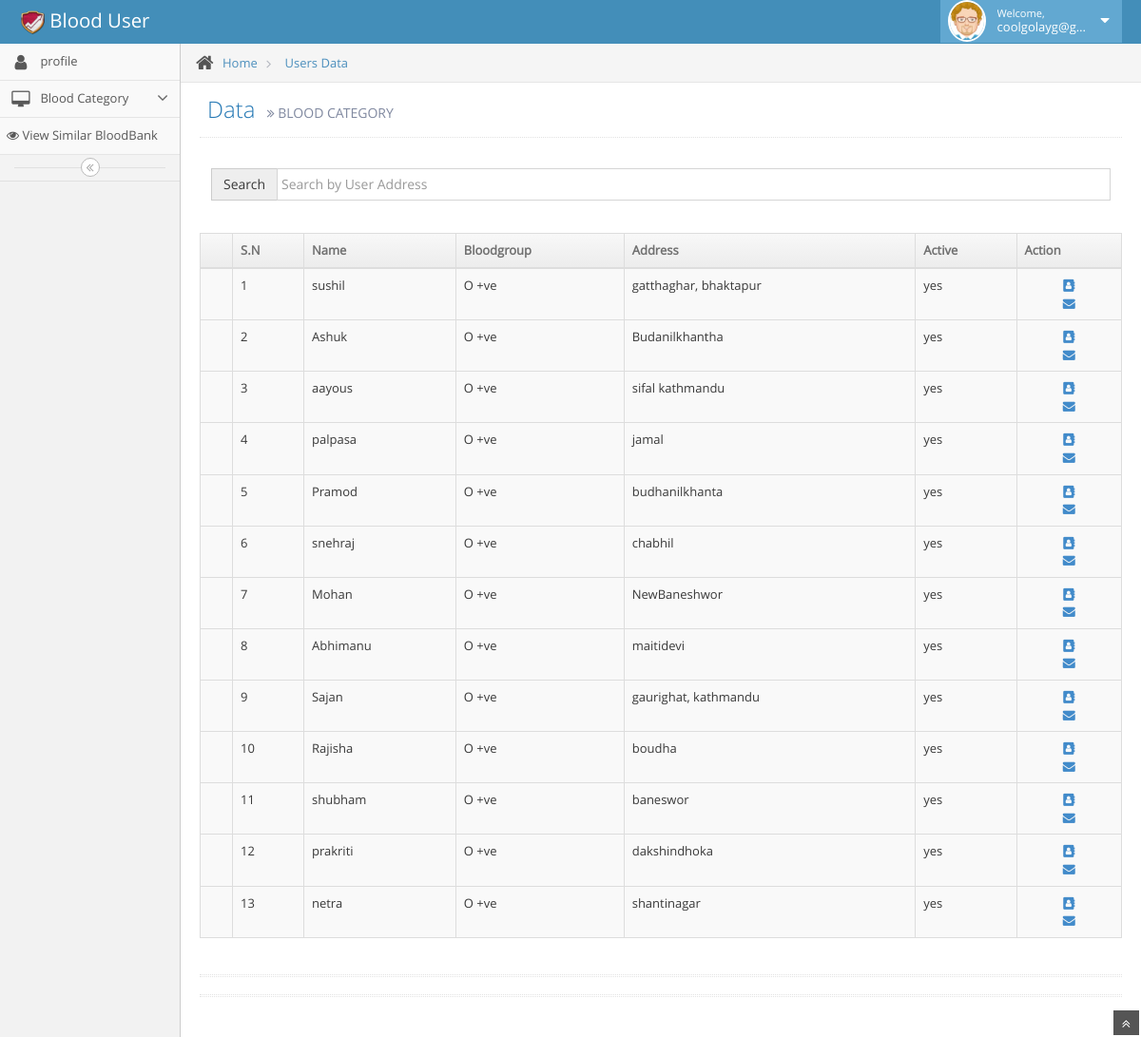
/user/Opositive.php (signed in), run on the app's committed database.
### tables this page shows
CREATE TABLE `tbl_user` (
  `user_id` bigint(255) NOT NULL,
  `user_email` varchar(255) DEFAULT NULL,
  `user_password` varchar(255) DEFAULT NULL,
  `user_role` varchar(255) NOT NULL,
  `user_Firstname` varchar(255) NOT NULL,
  `user_Middlename` varchar(255) NOT NULL,
  `user_Lastname` varchar(255) NOT NULL,
  `user_Address` varchar(255) NOT NULL,
  `user_gender` varchar(255) NOT NULL,
  `user_phonenumber` bigint(255) NOT NULL,
  `user_age` int(255) NOT NULL,
  `user_bloodgroup` varchar(255) NOT NULL,
  `user_avialibility` varchar(255) NOT NULL,
  `user_recentlydonatedtime` varchar(255) NOT NULL,
  `user_status` varchar(255) NOT NULL,
  `user_photo` varchar(255) NOT NULL
);

### user/Opositive.php (the view, shortened to what this page needs)
<?php include'layout_user/header_user.php' ?>
<?php include'layout_user/sidebar_user.php' ?>
				<div class="main-content">
					<div class="breadcrumbs" id="breadcrumbs">
						<ul class="breadcrumb">
							<li>
								<i class="icon-home home-icon"></i>
								<a href="#">Home</a>
							</li>
							<li>
								<a href="#">Users Data</a>
							</li>
						</ul>
					</div>
					<div class="page-content">
						<div class="page-header">
							<h1>
							Data
								<small>
									<i class="icon-double-angle-right"></i>
									BLOOD CATEGORY
								</small>
							</h1>
						</div>
						<div class="row">
							<div class="col-xs-12">
								<div class="container">
								   <br />
								   <div class="form-group">
								    <div class="input-group">
								     <span class="input-group-addon">Search</span>
								     <input type="text" name="search_text" id="search_text" placeholder="Search by User Address" class="form-control" />
								    </div>
								   </div>
								   <br />
								  </div>
								<div class="row">
									<div class="col-xs-12">
										<div class="table-responsive">
											<table id="sample-table-1" class="table table-striped table-bordered table-hover">
												<thead>
													<tr>
														<th class="center">
															<label>
																<th>S.N</th>
															</label>
														</th>
														<th>Name</th>
														<th>Bloodgroup</th>
														<th>Address</th>
														<th>Active</th>
														<th>Action</th>
													</tr>
												</thead>
                                          <?php
													$stmt = $conn->prepare("SELECT * FROM tbl_user WHERE  user_bloodgroup = 'O +ve'");
													$stmt->execute();
													$sn=1;
														foreach ($stmt->fetchAll() as $k => $v)
															{
															$user_name =  $v['user_Firstname'];
															$user_bloodgroup =  $v['user_bloodgroup'];
															$user_address =  $v['user_Address'];
															$user_active = $v['user_status'];
														?>
												<tbody>
													<tr>
														<td></td>
														<td><?php echo $sn; $sn++;  ?></td>
														<td><?php echo $user_name;?></td>
														<td >
															<?php echo $user_bloodgroup;?>
														</td>
														<td><?php echo $user_address;?></td>
														<td><?php echo $user_active;?></td>
														<td>
														<div align="center">
														<a href="" data-toggle="modal" data-target="#exampleModal<?php echo $v['user_id'] ?>"><i class="fa fa-address-book" aria-hidden="true"></i></a>
														</div>
														 <div align="center">
														<a href="" data-toggle="modal" data-target="#mailModal<?php echo $v['user_id'] ?>"><i class="fa fa-envelope" aria-hidden="true"></i>
														</a>
														</div>
														</td>
													</tr>
												</tbody>
															<?php
															} ?>
											</table>
										</div>
									</div>
								</div>
<div class="hr hr-18 dotted hr-double"></div>
								<div class="hr hr-18 dotted hr-double"></div>
							</div>
						</div>
					</div>
				</div>
			</div>
			<a href="#" id="btn-scroll-up" class="btn-scroll-up btn btn-sm btn-inverse">
				<i class="icon-double-angle-up icon-only bigger-110"></i>
			</a>
		</div>
	</body>
</html>

### data on the page
tbl_user: user_Firstname "sushil", user_bloodgroup "O +ve", user_Address "gatthaghar, bhaktapur", user_status "yes"
tbl_user: user_Firstname "Ashuk", user_bloodgroup "O +ve", user_Address "Budanilkhantha", user_status "yes"
tbl_user: user_Firstname "aayous", user_bloodgroup "O +ve", user_Address "sifal kathmandu", user_status "yes"
tbl_user: user_Firstname "palpasa", user_bloodgroup "O +ve", user_Address "jamal", user_status "yes"
tbl_user: user_Firstname "Pramod", user_bloodgroup "O +ve", user_Address "budhanilkhanta", user_status "yes"
tbl_user: user_Firstname "snehraj", user_bloodgroup "O +ve", user_Address "chabhil", user_status "yes"
tbl_user: user_Firstname "Mohan", user_bloodgroup "O +ve", user_Address "NewBaneshwor", user_status "yes"
tbl_user: user_Firstname "Abhimanu", user_bloodgroup "O +ve", user_Address "maitidevi", user_status "yes"
tbl_user: user_Firstname "Sajan", user_bloodgroup "O +ve", user_Address "gaurighat, kathmandu", user_status "yes"
tbl_user: user_Firstname "Rajisha", user_bloodgroup "O +ve", user_Address "boudha", user_status "yes"
tbl_user: user_Firstname "shubham", user_bloodgroup "O +ve", user_Address "baneswor", user_status "yes"
tbl_user: user_Firstname "prakriti", user_bloodgroup "O +ve", user_Address "dakshindhoka", user_status "yes"
tbl_user: user_Firstname "netra", user_bloodgroup "O +ve", user_Address "shantinagar", user_status "yes"

### other printed values
$_SESSION['email'] "coolgolayg@g…"
